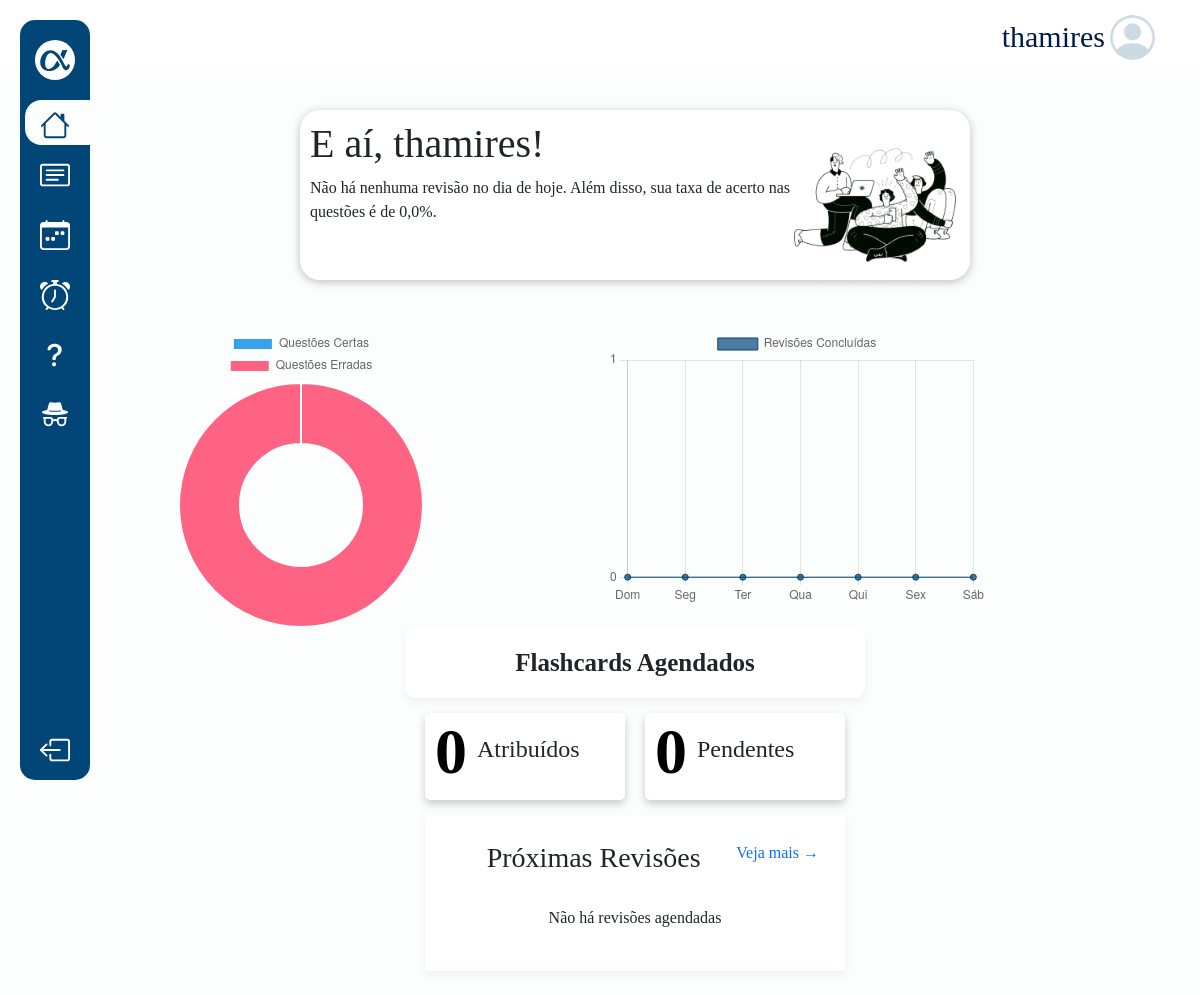
/dashboard (signed in), run on an earlier commit of the app's database.
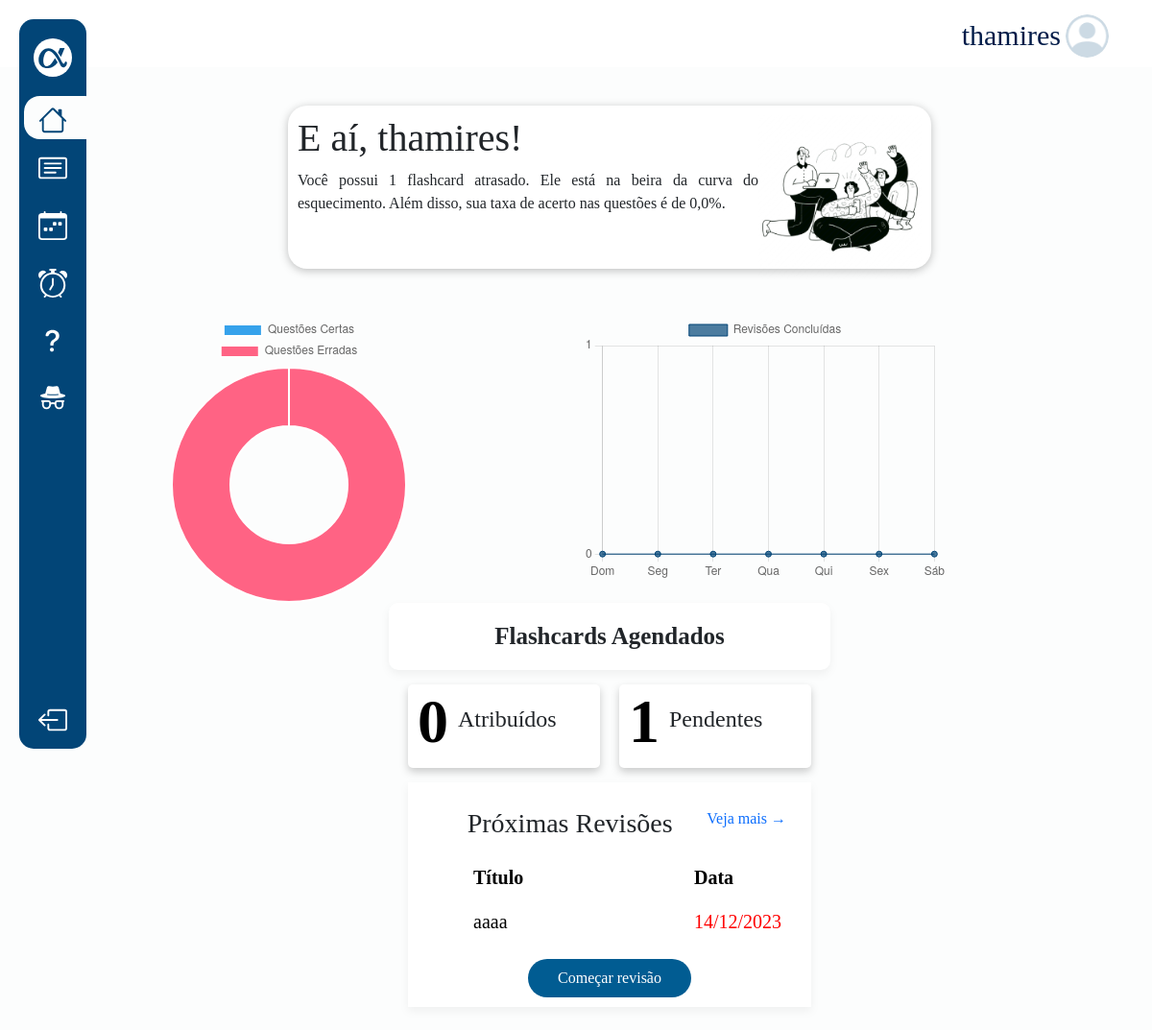
And on a later commit of the database.
### revisao/models.py (models this page shows)
class Revisao(models.Model):
    user = models.ForeignKey(User, on_delete=models.CASCADE)
    flashcard = models.ForeignKey(Flashcard, on_delete=models.CASCADE)
    data_agendada = models.DateField()
    concluida = models.BooleanField(default=False)

class Flashcard(models.Model):
    user = models.ForeignKey(User, on_delete=models.CASCADE)
    titulo = models.CharField(max_length=150)
    content = QuillField()
    data = models.DateField(default=timezone.now)

### core/views/home.py (the view)
# urls.py: path('dashboard', dashboard, name='dashboard'),
@login_required
def dashboard(request):
    user = request.user
    created = Profile.objects.get_or_create(user=user)
    todas_revisoes = Revisao.objects.filter(user=user, concluida=False, data_agendada__gte=date.today()).order_by('data_agendada')
    revisoes_do_dia = Revisao.objects.filter(user=user, data_agendada=date.today(), concluida=False)
    revisoes_pendentes = Revisao.objects.filter(user=user, data_agendada__lt=date.today(), concluida=False)
    revisao = Revisao.objects.filter(user=user, concluida=False, data_agendada__lte=date.today()).order_by('data_agendada').first()
    if request.user.is_authenticated:
        user_profile, created = UserProfile.objects.get_or_create(user=request.user)
    acertos = user_profile.acertos
    erros = user_profile.erros
    if acertos + erros > 0:
        taxa_acerto = round((acertos / (acertos + erros)) * 100, 2)
    else:
       taxa_acerto = 0
    serialized_data = revisoes(user)
    serialized_dataq = grafico(request)
    context = {
        'todas_revisoes': todas_revisoes,
        'revisoes_do_dia': revisoes_do_dia,
        'revisoes_pendentes': revisoes_pendentes,
        'serialized_data': serialized_data,
        'revisao': revisao,
        'serialized_dataq': serialized_dataq,
        'taxa_acerto': taxa_acerto,
    }
    return render(request, "core/pages/dashboard.html", context)

### core/views/home.py (called while the page is built)
def revisoes(user):
    today = datetime.now().date()
    inicio = today - timedelta(days=today.weekday()) + timedelta(days=1)
    fim = inicio + timedelta(days=6)
    data = (
        Revisao.objects
        .filter(user=user, concluida=True, data_agendada__range=[inicio, fim])
        .values('data_agendada')
        .annotate(revisoes=Count('id'))
        .order_by('data_agendada')
    )
    weekdays = ['Dom', 'Seg', 'Ter', 'Qua', 'Qui', 'Sex', 'Sáb']
    revisoes_por_dia = [0] * len(weekdays)
    for item in data:
        data_agendada = item['data_agendada'] + timedelta(days=1)
        dia_da_semana = data_agendada.weekday()
        revisoes_por_dia[dia_da_semana] = item['revisoes']
    data_to_serialize = {
        'weekdays': weekdays,
        'revisoes': revisoes_por_dia
        }
    return json.dumps(data_to_serialize)

### core/templates/core/pages/dashboard.html (shortened to what the changed rows need)
{% extends 'core/partials/base.html' %}
{% load static %}
{% block content %}
<br>
<div class="d-flex mt-3 container  mainc" style="max-width: 100%;">
    <div class="">
        <div class="d-flex msgbv">
            <div>
                <h1>E aí, {{user.username}}!</h1>
                {% if revisoes_do_dia.count > 0 and revisoes_pendentes.count > 0 %}
                    {% if revisoes_do_dia.count == 1 %}
                        {% if revisoes_pendentes.count == 1 %}
                            <p>No dia de hoje, está disponível 1 flashcard para revisão, mas não se esqueça do flashcard atrasado. Eles estão na beira da curva do esquecimento. Além disso, sua taxa de acerto nas questões é de {{ taxa_acerto }}%.</p>
                        {% else %}
                            <p>No dia de hoje, está disponível 1 flashcard para revisão, mas não se esqueça dos {{ revisoes_pendentes.count }} flashcards atrasados. Eles estão na beira da curva do esquecimento. Além disso, sua taxa de acerto nas questões é de {{ taxa_acerto }}%.</p>
                        {% endif %}
                    {% else %}
                        {% if revisoes_pendentes.count == 1 %}
                            <p>No dia de hoje, estão disponíveis {{ revisoes_do_dia.count }} flashcards para revisão, mas não podemos esquecer do flashcard atrasado. Ele está na beira da curva do esquecimento. Além disso, sua taxa de acerto nas questões é de {{ taxa_acerto }}%.</p>
                        {% else %}
                            <p>No dia de hoje, estão disponíveis {{ revisoes_do_dia.count }} flashcards para revisão, mas não podemos esquecer dos {{ revisoes_pendentes.count }} flashcards atrasados. Eles estão na beira da curva do esquecimento. Além disso, sua taxa de acerto nas questões é de {{ taxa_acerto }}%.</p>
                        {% endif %}
                    {% endif %}
                {% elif revisoes_do_dia.count == 0 and revisoes_pendentes.count > 0 %}
                    {% if revisoes_pendentes.count == 1 %}
                        <p>Você possui 1 flashcard atrasado. Ele está na beira da curva do esquecimento. Além disso, sua taxa de acerto nas questões é de {{ taxa_acerto }}%.</p>
                    {% else %}
                        <p>Você possui {{ revisoes_pendentes.count }} flashcards atrasados. Eles estão na beira da curva do esquecimento. Além disso, sua taxa de acerto nas questões é de {{ taxa_acerto }}%.</p>
                    {% endif %}
                {% else %}
                    <p>Não há nenhuma revisão no dia de hoje. Além disso, sua taxa de acerto nas questões é de {{ taxa_acerto }}%.</p>
                {% endif %}
            </div>
        </div>
                {% include 'questoes/partials/grafico.html' %}
                {% include 'revisao/grafico.html' %}
    </div>
    <div class="lado2">
        <div class="fage">
            <h1 class="d-flex justify-content-center">Flashcards Agendados</h1>
        </div>
        <div class="d-flex mainfatri">
            <div class="fatri">
                <h1>{{todas_revisoes.count}}</h1>
            </div>
            <div class="fatri">
                <h1>{{revisoes_pendentes.count}}</h1>
                <p>Pendentes</p>
            </div>
        </div>
        <div class="tabelare">
            {% if revisao %}
            <table class="table table-borderless">
                <tr class="ftr">
                    <th class="fth">Título</th>
                    <th class="fth">Data</th>
                </tr>
                {% for revisao in revisoes_pendentes|slice:":5" %}
                <tr class="ftr">
                    <td class="ftd"><a
                            href="{% url 'detalhes_flashcard' id=revisao.flashcard.id %}">{{revisao.flashcard.titulo}}</a>
                    </td>
                    <td class="ftd" id="pendentes">{{ revisao.data_agendada|date:"d/m/Y" }}</td>
                </tr>
                {% endfor %}
            </table>
            <div class="bcomecarev">
                <a href="{% url 'detalhes_flashcard' id=revisao.flashcard.id %}">Começar revisão</a>
            </div>
            {% else %}
            <div class="nhra">
                <p>Não há revisões agendadas</p>
            </div>
            {% endif %}
        </div>
        <br>
    </div>
    {% endblock %}

What changed in the data, as far as the page shows it:
added Revisao: flashcard.titulo "aaaa", data_agendada "14/12/2023"
Also different on the page:
{{ taxa_acerto }}: (not shown) → "0,0"
{{ revisoes_pendentes.count }}: "0" → "1"
{{ taxa_acerto }}: "0,0" → (not shown)
text no longer shown: "Não há nenhuma revisão no dia de hoje. Além disso, sua taxa de acerto nas questões é de Não há revisões agendadas"
text now shown: "Você possui 1 flashcard atrasado. Ele está na beira da curva do esquecimento. Além disso, sua taxa de acerto nas questões é de Título Data Começar revisão"
